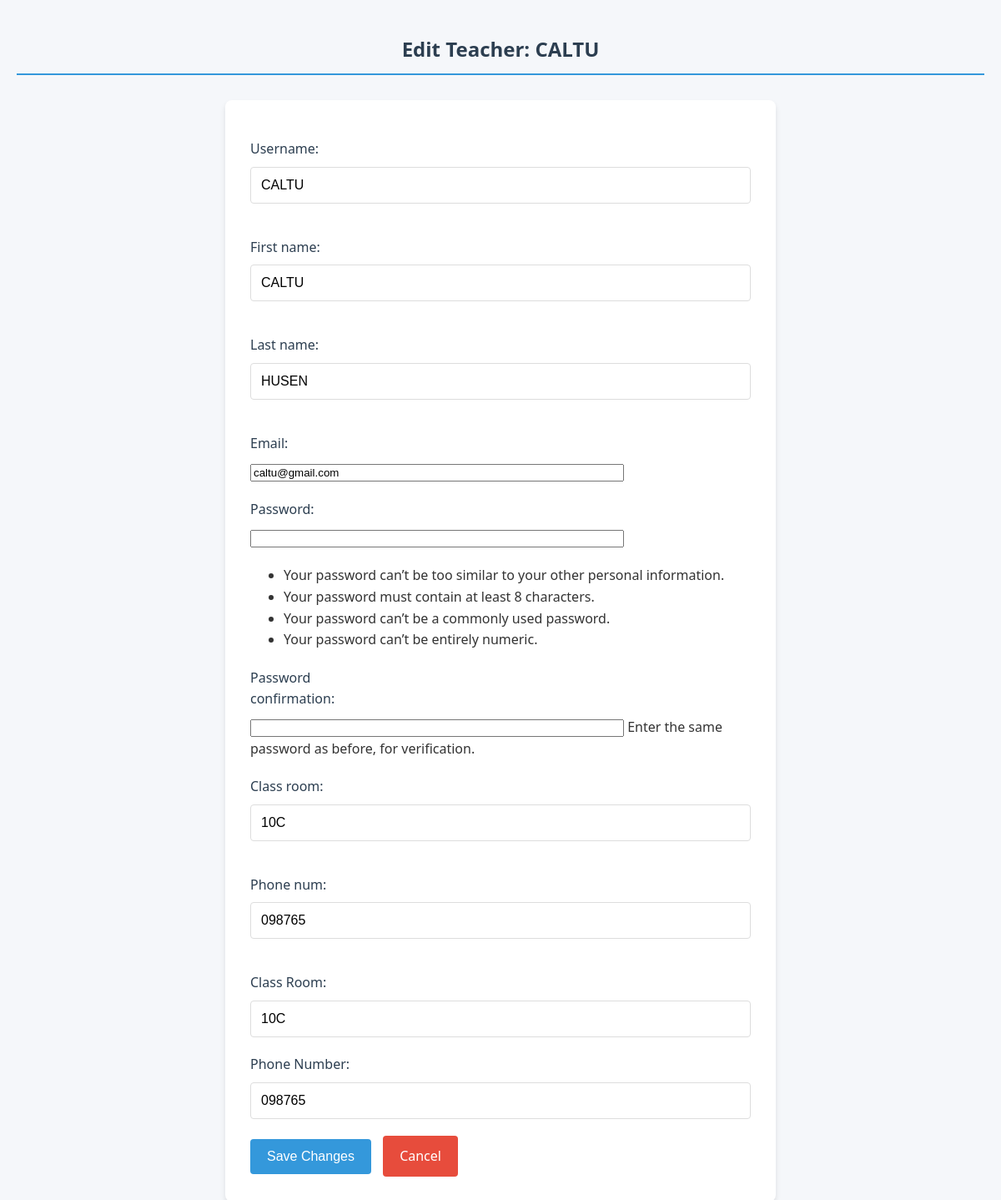
Screenshot of /teacher/edit/5/ (signed in) with the database file from the repository.
### core/models.py (models this page shows, shortened)
class Teacher(models.Model):
    user = models.OneToOneField(Users, on_delete=models.CASCADE, primary_key=True)
    class_room = models.CharField(max_length=4, null=False, blank=False, default="9A")
    phone_num = models.CharField(max_length=22, null=False, blank=False, default="251912345678" )

class Users(AbstractUser):
    username = models.CharField(max_length=50, unique=True)
    email = models.EmailField(unique=True)
    phone_number = models.CharField(max_length=20, null=True, blank=True)
    is_teacher = models.BooleanField(default=False)
    is_admin = models.BooleanField(default=False)
    USERNAME_FIELD = 'username'

### core/views.py (the view)
# urls.py: path('teacher/edit/<int:pk>/', views.edit_teacher, name='edit_teacher'),
@login_required(login_url='core:login')
@user_passes_test(is_admin)
def edit_teacher(request, pk):
    teacher = get_object_or_404(Teacher, pk=pk)
    user = teacher.user
    if request.method == 'POST':
        teacher_form = TeacherRegistrationForm(request.POST, instance=user)
        if teacher_form.is_valid():
            user = teacher_form.save(commit=False)
            user.is_teacher = True  # Ensure this is still True
            user.save()
            teacher.class_room = request.POST.get('class_room', teacher.class_room)
            teacher.phone_num = request.POST.get('phone_num', teacher.phone_num)
            teacher.save()
            return redirect('core:admin_dashboard')
    else:
        initial = {
            'class_room': teacher.class_room,
            'phone_num': teacher.phone_num,
        }
        teacher_form = TeacherRegistrationForm(instance=user, initial=initial)
    context = {
        'teacher_form': teacher_form,
        'teacher': teacher,
    }
    return render(request, 'base/edit_teacher.html', context)

### core/forms.py (shortened to what this page needs)
class TeacherRegistrationForm(UserCreationForm):
    class_room = forms.CharField(max_length=100)
    phone_num = forms.CharField(max_length=22 )
    class Meta(UserCreationForm.Meta):
        model = Users
        fields = UserCreationForm.Meta.fields + ('first_name', 'last_name', 'email')

### core/views.py (called while the page is built)
def is_admin(user):
    return user.is_authenticated and user.is_admin

### core/templates/base/edit_teacher.html (shortened to what this page needs)
<!DOCTYPE html>
{% load static %}
<html lang="en">
<head>
</head>
<body>
  <h2>Edit Teacher: {{ teacher.user.username }}</h2>
  <form method="POST">
    {{ teacher_form.as_p }}
    <label for="id_class_room">Class Room:</label>
    <input type="text" id="id_class_room" name="class_room" value="{{ teacher.class_room }}" required />
    <label for="id_phone_num">Phone Number:</label>
    <input type="text" id="id_phone_num" name="phone_num" value="{{ teacher.phone_num }}" required />
    <button type="submit">Save Changes</button>
    <a href="{% url 'core:admin_dashboard' %}">Cancel</a>
  </form>
</body>
</html>

### core/templates/base/edit_teacher.html (style rules this page uses)
body { font-family: 'Segoe UI', Tahoma, Geneva, Verdana, sans-serif; background-color: #f5f7fa; margin: 0; padding: 20px; color: #333; line-height: 1.6; }
h2 { color: #2c3e50; text-align: center; margin-bottom: 30px; font-weight: 600; border-bottom: 2px solid #3498db; padding-bottom: 10px; }
form { max-width: 600px; margin: 0 auto; background: white; padding: 30px; border-radius: 8px; box-shadow: 0 4px 6px rgba(0, 0, 0, 0.1); }
label { display: block; margin-bottom: 8px; font-weight: 500; color: #2c3e50; }
input[type="text"], select { width: 100%; padding: 12px; margin-bottom: 20px; border: 1px solid #ddd; border-radius: 4px; box-sizing: border-box; font-size: 16px; transition: border 0.3s; }
button[type="submit"] { background-color: #3498db; color: white; border: none; padding: 12px 20px; font-size: 16px; border-radius: 4px; cursor: pointer; transition: background-color 0.3s; font-weight: 500; margin-right: 10px; }
a { display: inline-block; padding: 12px 20px; background-color: #e74c3c; color: white; text-decoration: none; border-radius: 4px; font-size: 16px; transition: background-color 0.3s; font-weight: 500; }
p { margin-bottom: 20px; }
p label { display: inline-block; width: 150px; }
p input, p select { width: calc(100% - 160px); display: inline-block; }

### rows the page displays
Teacher: user.username "CALTU", class_room "10C", phone_num "098765"
Users: username "CALTU", first_name "CALTU", last_name "HUSEN", email "caltu@gmail.com"
